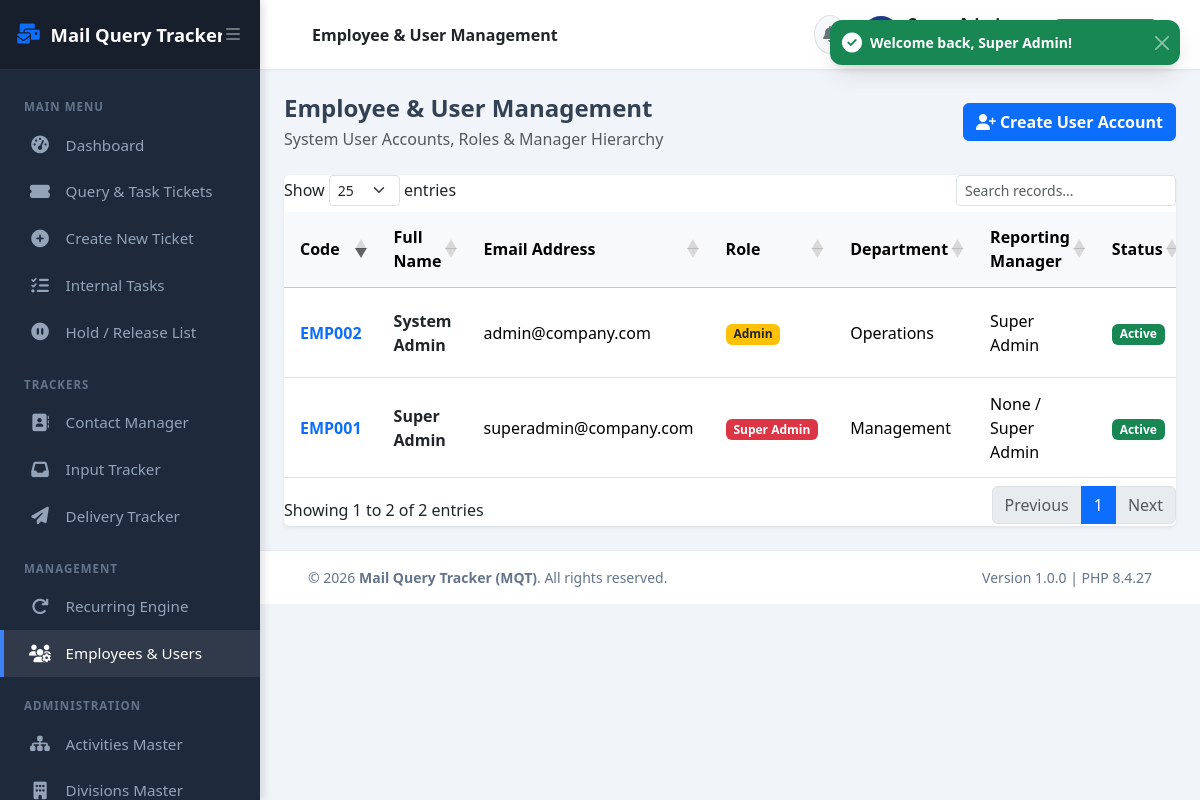
Page /employees (signed in) on the committed database.
### tables this page shows
CREATE TABLE IF NOT EXISTS `users` (
  `id` INT AUTO_INCREMENT PRIMARY KEY,
  `user_code` VARCHAR(50) NOT NULL UNIQUE,
  `full_name` VARCHAR(100) NOT NULL,
  `email` VARCHAR(150) NOT NULL UNIQUE,
  `mobile` VARCHAR(20) NULL,
  `password` VARCHAR(255) NOT NULL,
  `role_id` INT NOT NULL,
  `department` VARCHAR(100) DEFAULT 'Operations',
  `manager_id` INT NULL,
  `status` ENUM('Active', 'Inactive') DEFAULT 'Active',
  `last_login` DATETIME NULL,
  `created_at` DATETIME DEFAULT CURRENT_TIMESTAMP,
  `updated_at` DATETIME DEFAULT CURRENT_TIMESTAMP ON UPDATE CURRENT_TIMESTAMP,
  FOREIGN KEY (`role_id`) REFERENCES `roles`(`role_id`) ON DELETE RESTRICT,
  FOREIGN KEY (`manager_id`) REFERENCES `users`(`id`) ON DELETE SET NULL,
  INDEX `idx_user_role` (`role_id`),
  INDEX `idx_user_status` (`status`)
);

CREATE TABLE IF NOT EXISTS `roles` (
  `role_id` INT AUTO_INCREMENT PRIMARY KEY,
  `role_name` VARCHAR(50) NOT NULL UNIQUE,
  `description` VARCHAR(255) NULL,
  `created_at` DATETIME DEFAULT CURRENT_TIMESTAMP
);

### app/config/routes.php (called while the page is built)
<?php
$routes = [
    '' => 'Auth/login',
    'login' => 'Auth/login',
    'logout' => 'Auth/logout',
    'profile' => 'Auth/profile',
    'change-password' => 'Auth/change_password',
    'dashboard' => 'Dashboard/index',
    'tickets' => 'Tickets/index',
    'tickets/create' => 'Tickets/create',
    'tickets/view/(:num)' => 'Tickets/view/$1',
    'tickets/edit/(:num)' => 'Tickets/edit/$1',
    'tickets/update-status' => 'Tickets/update_status',
    'tasks' => 'Tasks/index',
    'tasks/create' => 'Tasks/create',
    'recurring' => 'Recurring/index',
    'recurring/create' => 'Recurring/create',
    'recurring/trigger' => 'Recurring/trigger_scheduler',
    'hold' => 'Hold/index',
    'hold/release' => 'Hold/release',
    'tracker/input' => 'Tracker/input',
    'tracker/delivery' => 'Tracker/delivery',
    'master/activities' => 'Master/activities',
    'master/divisions' => 'Master/divisions',
    'employees' => 'Employees/index',
    'employees/create' => 'Employees/create',
    'contacts' => 'Contacts/index',
    'contacts/store' => 'Contacts/store',
    'contacts/update' => 'Contacts/update',
    'contacts/delete' => 'Contacts/delete',
    'reports' => 'Reports/index',
    'reports/export' => 'Reports/export_csv',
    'audit' => 'Audit/index',
    'api/sub-activities' => 'Api/get_sub_activities',
    'api/notifications' => 'Api/get_notifications',
    'api/mark-notification-read' => 'Api/mark_read',
];

### app/controllers/Employees.php (called while the page is built, shortened)
<?php
class Employees extends Controller {
    public function index() {
        $userModel = $this->model('User_model');
        $users = $userModel->getAllUsers();
        $admins = $userModel->getAdmins();
        $this->render('employees/index', [
            'title' => 'Employee & User Management',
            'users' => $users,
            'admins' => $admins
        ]);
    }
}

### index.php (called while the page is built, shortened)
<?php
require_once __DIR__ . '/app/config/database.php';
require_once __DIR__ . '/app/core/Database.php';
require_once __DIR__ . '/app/core/Session.php';
require_once __DIR__ . '/app/core/Model.php';
require_once __DIR__ . '/app/core/Controller.php';
require_once __DIR__ . '/app/core/Router.php';
require_once __DIR__ . '/app/helpers/auth_helper.php';
Router::dispatch();

### app/core/Session.php (called while the page is built, shortened)
<?php
class Session {
    public static function get(string $key, $default = null) {
        return $_SESSION[$key] ?? $default;
    }
}

### app/helpers/auth_helper.php (called while the page is built, shortened)
<?php
function is_super_admin(): bool {
    return Session::get('role_id') == 1;
}

### app/core/Database.php (called while the page is built, shortened)
<?php
class Database {
    private static ?PDO $instance = null;
    public static function getInstance(): PDO {
        if (self::$instance === null) {
            try {
                $dsn = "mysql:host=" . DB_HOST . ";port=" . DB_PORT . ";dbname=" . DB_NAME . ";charset=" . DB_CHARSET;
                $options = [
                    PDO::ATTR_ERRMODE => PDO::ERRMODE_EXCEPTION,
                    PDO::ATTR_DEFAULT_FETCH_MODE => PDO::FETCH_ASSOC,
                    PDO::ATTR_EMULATE_PREPARES => false,
                ];
                self::$instance = new PDO($dsn, DB_USER, DB_PASS, $options);
            } catch (PDOException $e) {
                die("Database Connection Error: " . $e->getMessage() . "<br>Please ensure XAMPP MySQL is started and <strong>mqt_db</strong> is imported in phpMyAdmin.");
            }
        }
        return self::$instance;
    }
}

### app/models/User_model.php (called while the page is built, shortened)
<?php
class User_model extends Model {
    public function getAllUsers(): array {
        $sql = "SELECT u.*, r.role_name, m.full_name as manager_name
                FROM users u
                JOIN roles r ON u.role_id = r.role_id
                LEFT JOIN users m ON u.manager_id = m.id
                ORDER BY u.id DESC";
        return $this->fetchAll($sql);
    }
}

### app/core/Model.php (called while the page is built, shortened)
<?php
class Model {
    protected PDO $db;
    public function __construct() {
        $this->db = Database::getInstance();
    }
    public function query(string $sql, array $params = []): PDOStatement {
        $stmt = $this->db->prepare($sql);
        $stmt->execute($params);
        return $stmt;
    }
    public function fetchAll(string $sql, array $params = []): array {
        return $this->query($sql, $params)->fetchAll(PDO::FETCH_ASSOC);
    }
}

### app/views/employees/index.php (the view, shortened to what this page needs)
<div class="container-fluid px-4 py-4">
    <div class="d-flex justify-content-between align-items-center mb-4">
        <div>
            <h4 class="fw-bold mb-1">Employee & User Management</h4>
            <p class="text-muted fs-7 mb-0">System User Accounts, Roles & Manager Hierarchy</p>
        </div>
        <?php if (is_super_admin() || is_admin()): ?>
        <button type="button" class="btn btn-primary fw-bold" data-bs-toggle="modal" data-bs-target="#userModal">
            <i class="fas fa-user-plus me-1"></i>Create User Account
        </button>
        <?php endif; ?>
    </div>
    <div class="card border-0 shadow-sm">
        <div class="card-body p-0">
            <div class="table-responsive">
                <table class="table table-hover align-middle mb-0 datatable">
                    <thead class="table-light">
                        <tr>
                            <th>Code</th>
                            <th>Full Name</th>
                            <th>Email Address</th>
                            <th>Role</th>
                            <th>Department</th>
                            <th>Reporting Manager</th>
                            <th>Status</th>
                        </tr>
                    </thead>
                    <tbody>
                        <?php foreach ($users as $u): ?>
                        <tr>
                            <td class="fw-bold text-primary"><?= htmlspecialchars($u['user_code']) ?></td>
                            <td class="fw-bold text-dark"><?= htmlspecialchars($u['full_name']) ?></td>
                            <td><?= htmlspecialchars($u['email']) ?></td>
                            <td>
                                <span class="badge bg-<?= $u['role_id'] == 1 ? 'danger' : ($u['role_id'] == 2 ? 'warning text-dark' : 'info text-dark') ?>">
                                    <?= htmlspecialchars($u['role_name']) ?>
                                </span>
                            </td>
                            <td><?= htmlspecialchars($u['department']) ?></td>
                            <td class="fs-8"><?= htmlspecialchars($u['manager_name'] ?? 'None / Super Admin') ?></td>
                            <td><span class="badge bg-<?= $u['status'] === 'Active' ? 'success' : 'secondary' ?>"><?= $u['status'] ?></span></td>
                        </tr>
                        <?php endforeach; ?>
                    </tbody>
                </table>
            </div>
        </div>
    </div>
</div>

### app/core/Router.php (shortened to what this page needs)
<?php
class Router {
    public static function dispatch(): void {
        require_once __DIR__ . '/../config/routes.php';
        $uri = $_GET['url'] ?? '';
        $uri = trim($uri, '/');
        foreach ($routes as $routePattern => $target) {
            $pattern = str_replace('(:num)', '([0-9]+)', $routePattern);
            $pattern = str_replace('(:any)', '([a-zA-Z0-9\-_]+)', $pattern);
            $pattern = "^" . $pattern . "$";
            if (preg_match("#$pattern#", $uri, $matches)) {
                array_shift($matches);
                $targetParts = explode('/', $target);
                $controllerName = ucfirst($targetParts[0]);
                $methodName = $targetParts[1] ?? 'index';
                self::execute($controllerName, $methodName, $matches);
                return;
            }
        }
    }
    private static function execute(string $controllerName, string $methodName, array $params = []): void {
        $controllerFile = __DIR__ . "/../controllers/{$controllerName}.php";
        if (file_exists($controllerFile)) {
            if (class_exists($controllerName)) {
                $controllerObj = new $controllerName();
                if (method_exists($controllerObj, $methodName)) {
                    call_user_func_array([$controllerObj, $methodName], $params);
                    return;
                }
            }
        }
        exit;
    }
}

### public/assets/css/admin-style.css (style rules this page uses)
:root { --mqt-primary: #1e3a8a; --mqt-primary-hover: #1e40af; --mqt-secondary: #0f172a; --mqt-accent: #3b82f6; --mqt-bg-light: #f8fafc; --mqt-sidebar-bg: #1e293b; --mqt-sidebar-text: #94a3b8; --mqt-sidebar-active: #ffffff; --mqt-card-shadow: 0 4px 6px -1px rgba(0, 0, 0, 0.05), 0 2px 4px -1px rgba(0, 0, 0, 0.03); }
body { font-family: 'Segoe UI', system-ui, -apple-system, sans-serif; background-color: #f1f5f9; color: #334155; min-height: 100vh; margin: 0; overflow-x: hidden; }
.table-responsive { width: 100%; overflow-x: auto; -webkit-overflow-scrolling: touch; }
.table > :not(caption) > * > * { padding: 0.85rem 1rem; vertical-align: middle; }

### rows in the picture
users: user_code "EMP002", full_name "System Admin", email "admin@company.com", role.role_name "Admin", department "Operations", manager.full_name "Super Admin", status "Active"
users: user_code "EMP001", full_name "Super Admin", email "superadmin@company.com", role.role_name "Super Admin", department "Management", manager_name "None / Super Admin", status "Active"
